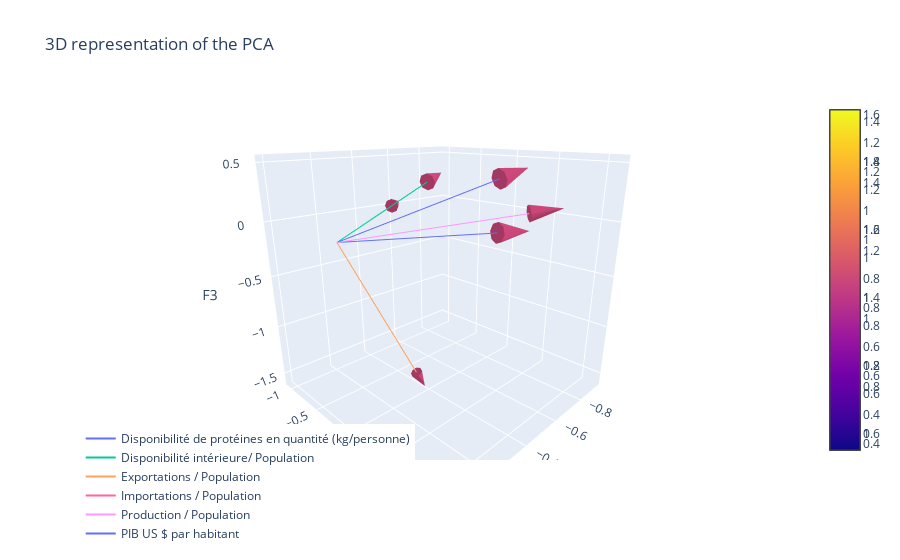

Here is the notebook cell this chart was saved with:
### Code cell
import plotly.graph_objects as go

scaling_factor = 1.5  # Adjust the scaling factor as desired

fig = go.Figure()

for i in range(pca.components_.shape[1]):
    # Add a line for the vector
    fig.add_trace(go.Scatter3d(
        x=[0, pca.components_[0, i] * scaling_factor],
        y=[0, pca.components_[1, i] * scaling_factor],
        z=[0, pca.components_[2, i] * scaling_factor],
        mode='lines',
        name=features[i]
    ))

    # Add a cone for the arrowhead
    fig.add_trace(go.Cone(
        x=[pca.components_[0, i] * scaling_factor],
        y=[pca.components_[1, i] * scaling_factor],
        z=[pca.components_[2, i] * scaling_factor],
        u=[pca.components_[0, i] * scaling_factor],
        v=[pca.components_[1, i] * scaling_factor],
        w=[pca.components_[2, i] * scaling_factor],
        sizemode="absolute",
        sizeref=0.2,
        anchor="cm"
    ))

fig.update_layout(
    title="3D representation of the PCA",
    scene=dict(
        xaxis_title='F1',
        yaxis_title='F2',
        zaxis_title='F3',
        aspectratio=dict(x=1, y=1, z=1),
        camera=dict(eye=dict(x=1.2, y=1.2, z=0.6))
    ),
    legend=dict(
        yanchor="top",
        y=0.1,
        xanchor="left",
        x=0.001
    )
)

fig.show()

### Figure 1 — Plotly figure (JSON) as saved in the notebook; plotly's stock layout.template omitted (floating-point values rounded to 4 significant figures)
{"data": [{"mode": "lines", "name": "Disponibilité de protéines en quantité (kg/personne)", "type": "scatter3d", "x": [0, -0.7883], "y": [0, 0.1859], "z": [0, 0.3479]}, {"anchor": "cm", "sizemode": "absolute", "sizeref": 0.2, "type": "cone", "u": [-0.7883], "v": [0.1859], "w": [0.3479], "x": [-0.7883], "y": [0.1859], "z": [0.3479]}, {"mode": "lines", "name": "Disponibilité intérieure/ Population", "type": "scatter3d", "x": [0, -0.666], "y": [0, -0.5926], "z": [0, 0.2788]}, {"anchor": "cm", "sizemode": "absolute", "sizeref": 0.2, "type": "cone", "u": [-0.666], "v": [-0.5926], "w": [0.2788], "x": [-0.666], "y": [-0.5926], "z": [0.2788]}, {"mode": "lines", "name": "Exportations / Population", "type": "scatter3d", "x": [0, -0.3358], "y": [0, 0.01285], "z": [0, -1.413]}, {"anchor": "cm", "sizemode": "absolute", "sizeref": 0.2, "type": "cone", "u": [-0.3358], "v": [0.01285], "w": [-1.413], "x": [-0.3358], "y": [0.01285], "z": [-1.413]}, {"mode": "lines", "name": "Importations / Population", "type": "scatter3d", "x": [0, -0.5497], "y": [0, -0.8986], "z": [0, 0.02281]}, {"anchor": "cm", "sizemode": "absolute", "sizeref": 0.2, "type": "cone", "u": [-0.5497], "v": [-0.8986], "w": [0.02281], "x": [-0.5497], "y": [-0.8986], "z": [0.02281]}, {"mode": "lines", "name": "Production / Population", "type": "scatter3d", "x": [0, -0.5138], "y": [0, 0.9717], "z": [0, 0.1893]}, {"anchor": "cm", "sizemode": "absolute", "sizeref": 0.2, "type": "cone", "u": [-0.5138], "v": [0.9717], "w": [0.1893], "x": [-0.5138], "y": [0.9717], "z": [0.1893]}, {"mode": "lines", "name": "PIB US $ par habitant", "type": "scatter3d", "x": [0, -0.7114], "y": [0, 0.3352], "z": [0, -0.1338]}, {"anchor": "cm", "sizemode": "absolute", "sizeref": 0.2, "type": "cone", "u": [-0.7114], "v": [0.3352], "w": [-0.1338], "x": [-0.7114], "y": [0.3352], "z": [-0.1338]}], "layout": {"legend": {"x": 0.001, "xanchor": "left", "y": 0.1, "yanchor": "top"}, "scene": {"aspectratio": {"x": 1, "y": 1, "z": 1}, "camera": {"eye": {"x": 1.2, "y": 1.2, "z": 0.6}}, "xaxis": {"title": {"text": "F1"}}, "yaxis": {"title": {"text": "F2"}}, "zaxis": {"title": {"text": "F3"}}}, "title": {"text": "3D representation of the PCA"}}}
